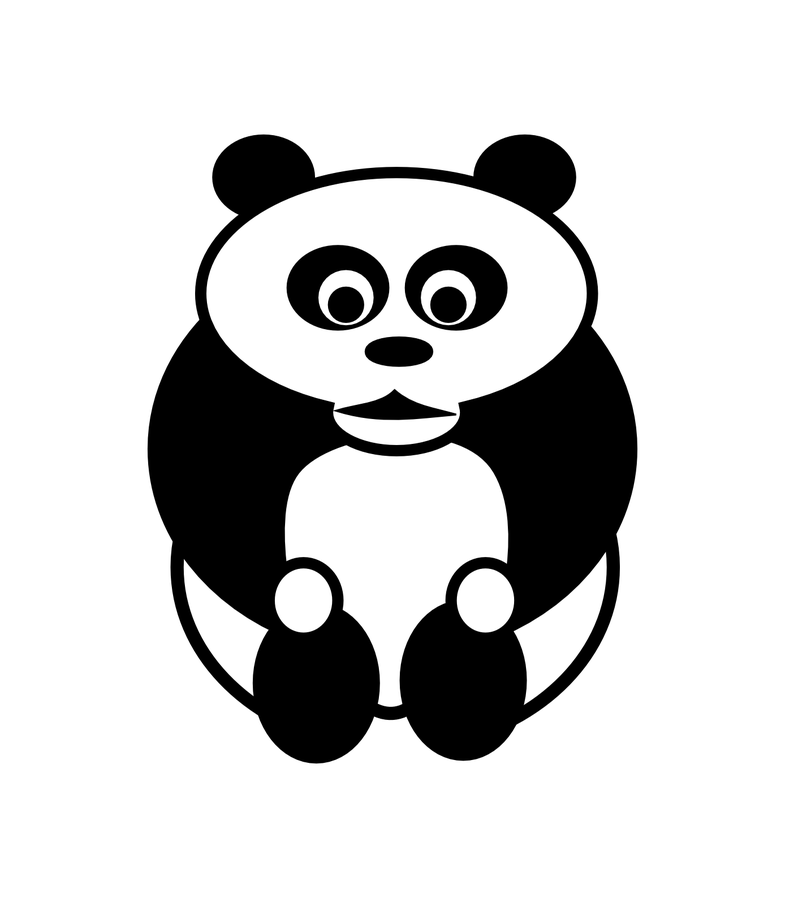
#> input picture content/Module_03_transformations_effects/3.3_artistic_filters/3.3.3_hexpanda/panda.png, 785 x 898 px, shrunk from 1388 x 1588 before the run
$ python hexpanda.py
#> lines starting #> are read from the running program, lines starting #| are printed output that depends on the picture
"""
Exercise 3.3.3: Hexpanda - Hexbin Artistic Filter

Transform an image into a hexagonal binning visualization, creating
an artistic effect that reveals patterns through density aggregation.

This script demonstrates how to convert image pixels into a pandas
DataFrame, sample the data, and create a hexbin plot for artistic effect.

Author: Claude (NumPy-to-GenAI Project)
Date: 2025-12-02

Thesis Metadata:
    Framework: F1-Hands-On
    Module: Module_03_transformations_effects
    Exercise Type: Execute
    Cognitive Load: Medium
    New Concepts: Hexbin visualization, DataFrame unstacking, coordinate inversion
    Prerequisites: NumPy arrays, pandas basics, matplotlib plotting

Research Question Contributions:
    RQ1 (Framework Design): Visual-first approach with immediate artistic output
    RQ2 (Cognitive Load): Builds on prior numpy/pandas knowledge
    RQ4 (Assessment): Technical (data transformation) + Creative (parameter tuning)
    RQ5 (Transfer): Hexbin concept transfers to scientific visualization
"""

import pandas as pd
import matplotlib.pyplot as plt
import numpy as np
from PIL import Image

# Configuration: grid size controls the level of detail
# Smaller values = larger hexagons = more abstract
# Larger values = smaller hexagons = more detail
grid_size = 30

# Step 1: Load and convert image to grayscale
panda_image = Image.open('panda.png')
#> panda_image is the input picture: PIL image 785x898 RGBA; mean R, G, B, A 205.7, 205.7, 205.7, 255
panda_grayscale = panda_image.convert('L')
pixel_array = np.array(panda_grayscale)

# Step 2: Invert colors (white background becomes 0, dark pixels become high values)
# This is needed because hexbin plots density - we want dark areas to have high counts
inverted_pixels = 255 - pixel_array
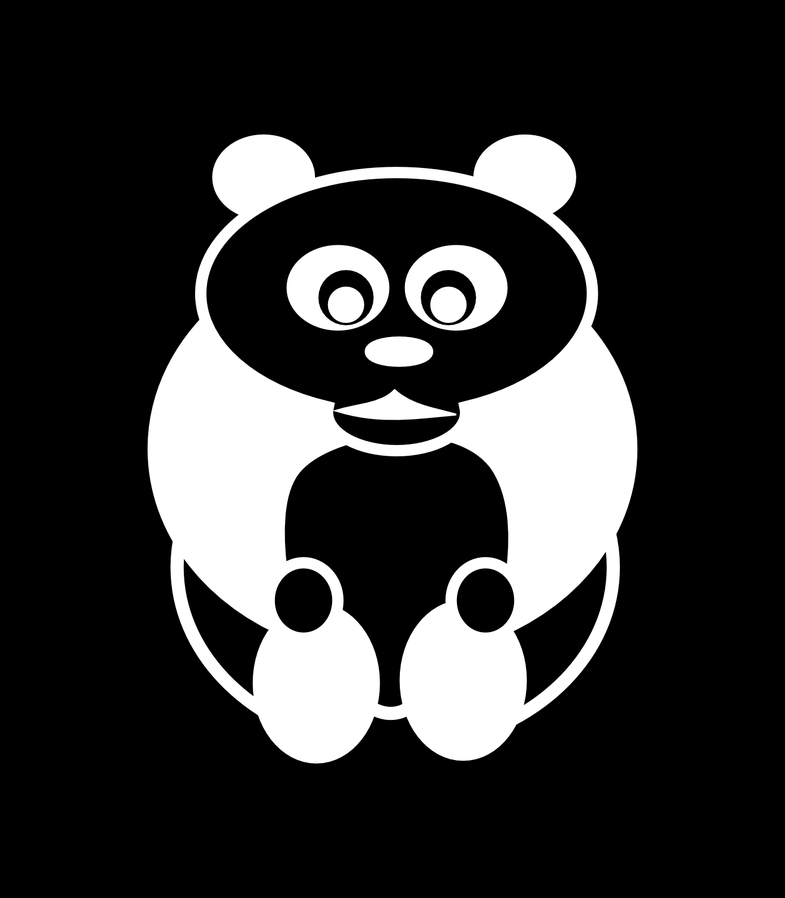
#> inverted_pixels: shape (898, 785); min 0, max 255, mean 49.3

# Step 3: Convert 2D array to pandas DataFrame for data manipulation
pixel_dataframe = pd.DataFrame(inverted_pixels)
#> pixel_dataframe = table of 898 rows and 785 columns

# Step 4: Unstack to get (column, row, value) format
# The unstack() operation converts the 2D grid into a single Series
# with a MultiIndex containing (column, row) coordinates
pixel_series = pixel_dataframe.unstack()

# Step 5: Filter out background pixels (value = 0 after inversion)
# Only keep pixels that were originally dark (now have positive values)
foreground_pixels = pixel_series[pixel_series > 0]

# Step 6: Reset index to get x, y coordinates as columns
pixel_data = foreground_pixels.reset_index()
#> pixel_data = table of 146998 rows and 3 columns
pixel_data.columns = ['x', 'y', 'intensity']

# Step 7: Invert y-coordinate for correct orientation
# Image coordinates have y=0 at top, matplotlib has y=0 at bottom
pixel_data['y'] = -pixel_data['y']

# Step 8: Random sampling to create density variation
# Using 25% of pixels creates a more artistic, scattered effect
sample_fraction = 4  # Use 1/4 of the pixels
sampled_data = pixel_data.sample(len(pixel_data) // sample_fraction)
#> sampled_data = table of 36749 rows and 3 columns

# Step 9: Create hexbin visualization
# The hexbin plot aggregates points into hexagonal bins and colors by count
figure, axes = plt.subplots(figsize=(8, 8))
sampled_data.plot.hexbin(
    x='x',
    y='y',
    gridsize=grid_size,
    cmap='Greys',
    ax=axes
)

# Step 10: Clean up the plot appearance
axes.set_aspect('equal')
axes.axis('off')
plt.tight_layout()

# Step 11: Save the result
plt.savefig('hexpanda.png', dpi=150, bbox_inches='tight',
            facecolor='white', edgecolor='none')
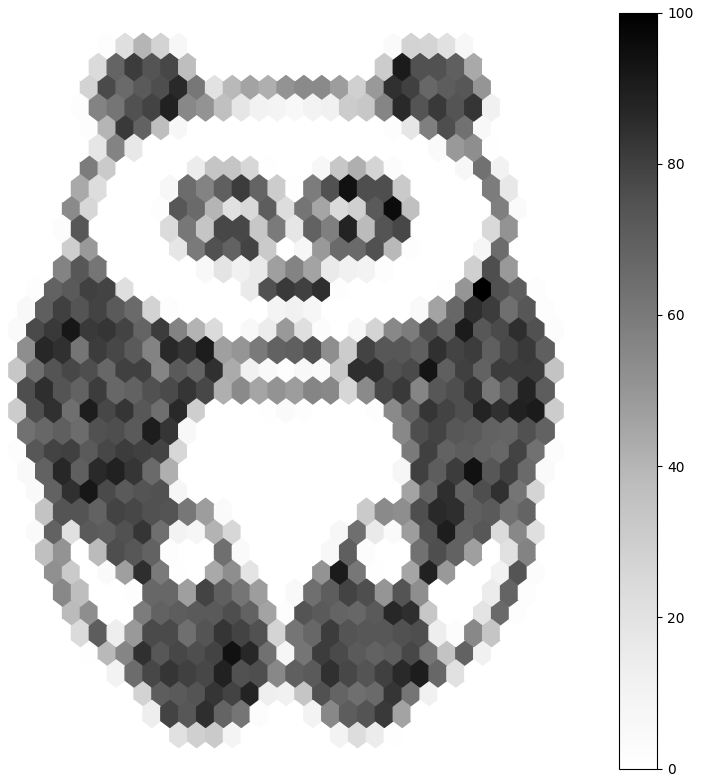
#> figure drawn by matplotlib, 2 panels
plt.close()

print("Hexpanda visualization complete!")
print(f"Original image size: {pixel_array.shape}")
#| Original image size: (898, 785)
print(f"Foreground pixels: {len(foreground_pixels):,}")
#| Foreground pixels: 146,998
print(f"Sampled pixels: {len(sampled_data):,}")
#| Sampled pixels: 36,749
print(f"Grid size: {grid_size}")
print("Output saved as: hexpanda.png")
